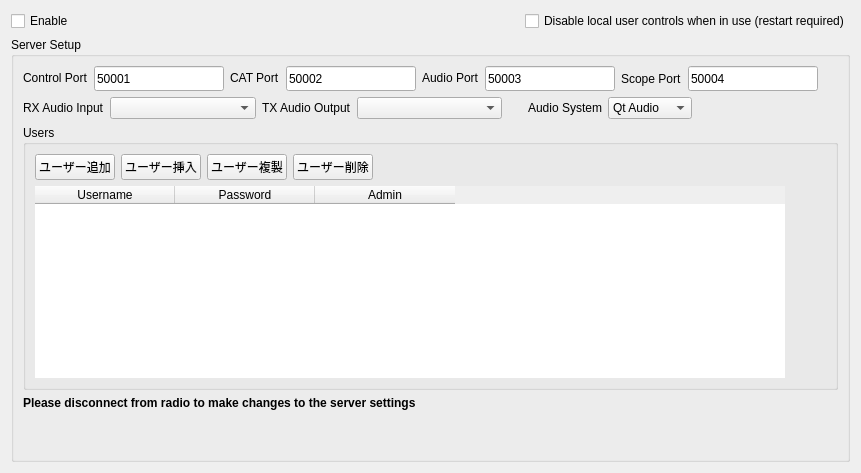
       <widget class="QWidget" name="radioServer">
        <layout class="QVBoxLayout" name="verticalLayout_27">
         <property name="sizeConstraint">
          <enum>QLayout::SetDefaultConstraint</enum>
         </property>
         <item>
          <layout class="QHBoxLayout" name="horizontalLayout_35">
           <item>
            <widget class="QCheckBox" name="serverEnableCheckbox">
             <property name="minimumSize">
              <size>
               <width>0</width>
               <height>20</height>
              </size>
             </property>
             <property name="maximumSize">
              <size>
               <width>16777215</width>
               <height>20</height>
              </size>
             </property>
             <property name="text">
              <string>Enable</string>
             </property>
            </widget>
           </item>
           <item>
            <spacer name="horizontalSpacer_24">
             <property name="orientation">
              <enum>Qt::Horizontal</enum>
             </property>
             <property name="sizeHint" stdset="0">
              <size>
               <width>20</width>
               <height>20</height>
              </size>
             </property>
            </spacer>
           </item>
           <item>
            <widget class="QCheckBox" name="serverDisableUIChk">
             <property name="text">
              <string>Disable local user controls when in use (restart required)</string>
             </property>
            </widget>
           </item>
          </layout>
         </item>
         <item>
          <layout class="QHBoxLayout" name="horizontalLayout_41">
           <item>
            <widget class="QGroupBox" name="serverSetupGroup">
             <property name="title">
              <string>Server Setup</string>
             </property>
             <layout class="QVBoxLayout" name="verticalLayout_31">
              <item>
               <layout class="QHBoxLayout" name="horizontalLayout_40">
                <item>
                 <widget class="QLabel" name="serverControlPortLabel">
                  <property name="minimumSize">
                   <size>
                    <width>0</width>
                    <height>20</height>
                   </size>
                  </property>
                  <property name="maximumSize">
                   <size>
                    <width>16777215</width>
                    <height>20</height>
                   </size>
                  </property>
                  <property name="text">
                   <string>Control Port</string>
                  </property>
                 </widget>
                </item>
                <item>
                 <widget class="QLineEdit" name="serverControlPortText">
                  <property name="sizePolicy">
                   <sizepolicy hsizetype="Expanding" vsizetype="Expanding">
                    <horstretch>0</horstretch>
                    <verstretch>0</verstretch>
                   </sizepolicy>
                  </property>
                  <property name="minimumSize">
                   <size>
                    <width>130</width>
                    <height>25</height>
                   </size>
                  </property>
                  <property name="maximumSize">
                   <size>
                    <width>130</width>
                    <height>25</height>
                   </size>
                  </property>
                  <property name="inputMask">
                   <string>99999</string>
                  </property>
                  <property name="text">
                   <string>50001</string>
                  </property>
                  <property name="frame">
                   <bool>true</bool>
                  </property>
                 </widget>
                </item>
                <item>
                 <widget class="QLabel" name="serverCATPortLabel">
                  <property name="sizePolicy">
                   <sizepolicy hsizetype="Preferred" vsizetype="Fixed">
                    <horstretch>0</horstretch>
                    <verstretch>0</verstretch>
                   </sizepolicy>
                  </property>
                  <property name="minimumSize">
                   <size>
                    <width>0</width>
                    <height>20</height>
                   </size>
                  </property>
                  <property name="maximumSize">
                   <size>
                    <width>16777215</width>
                    <height>20</height>
                   </size>
                  </property>
                  <property name="text">
                   <string>CAT Port</string>
                  </property>
                 </widget>
                </item>
                <item>
                 <widget class="QLineEdit" name="serverCivPortText">
                  <property name="minimumSize">
                   <size>
                    <width>130</width>
                    <height>25</height>
                   </size>
                  </property>
                  <property name="maximumSize">
                   <size>
                    <width>130</width>
                    <height>25</height>
                   </size>
                  </property>
                  <property name="inputMask">
                   <string>99999</string>
                  </property>
                  <property name="text">
                   <string>50002</string>
                  </property>
                 </widget>
                </item>
                <item>
                 <widget class="QLabel" name="serverAudioPortLabel">
                  <property name="minimumSize">
                   <size>
                    <width>0</width>
                    <height>20</height>
                   </size>
                  </property>
                  <property name="maximumSize">
                   <size>
                    <width>16777215</width>
                    <height>20</height>
                   </size>
                  </property>
                  <property name="text">
                   <string>Audio Port</string>
                  </property>
                 </widget>
                </item>
                <item>
                 <widget class="QLineEdit" name="serverAudioPortText">
                  <property name="minimumSize">
                   <size>
                    <width>130</width>
                    <height>25</height>
                   </size>
                  </property>
                  <property name="maximumSize">
                   <size>
                    <width>130</width>
                    <height>25</height>
                   </size>
                  </property>
                  <property name="inputMask">
                   <string>99999</string>
                  </property>
                  <property name="text">
                   <string>50003</string>
                  </property>
                 </widget>
                </item>
                <item>
                 <widget class="QLabel" name="serverScopePortLabel">
                  <property name="text">
                   <string>Scope Port</string>
                  </property>
                 </widget>
                </item>
                <item>
                 <widget class="QLineEdit" name="serverScopePortText">
                  <property name="minimumSize">
                   <size>
                    <width>130</width>
                    <height>25</height>
                   </size>
                  </property>
                  <property name="maximumSize">
                   <size>
                    <width>130</width>
                    <height>25</height>
                   </size>
                  </property>
                  <property name="inputMask">
                   <string>99999</string>
                  </property>
                  <property name="text">
                   <string>50004</string>
                  </property>
                 </widget>
                </item>
                <item>
                 <spacer name="horizontalSpacer_25">
                  <property name="orientation">
                   <enum>Qt::Horizontal</enum>
                  </property>
                  <property name="sizeHint" stdset="0">
                   <size>
                    <width>20</width>
                    <height>20</height>
                   </size>
                  </property>
                 </spacer>
                </item>
               </layout>
              </item>
              <item>
               <layout class="QHBoxLayout" name="serverAudioHorizLayout">
                <item>
                 <widget class="QLabel" name="label_33">
                  <property name="text">
                   <string>RX Audio Input</string>
                  </property>
                 </widget>
                </item>
                <item>
                 <widget class="QComboBox" name="serverRXAudioInputCombo">
                  <property name="sizePolicy">
                   <sizepolicy hsizetype="Expanding" vsizetype="Fixed">
                    <horstretch>0</horstretch>
                    <verstretch>0</verstretch>
                   </sizepolicy>
                  </property>
                  <property name="minimumSize">
                   <size>
                    <width>100</width>
                    <height>0</height>
                   </size>
                  </property>
                 </widget>
                </item>
                <item>
                 <widget class="QLabel" name="label_34">
                  <property name="text">
                   <string>TX Audio Output</string>
                  </property>
                 </widget>
                </item>
                <item>
                 <widget class="QComboBox" name="serverTXAudioOutputCombo">
                  <property name="sizePolicy">
                   <sizepolicy hsizetype="Expanding" vsizetype="Fixed">
                    <horstretch>0</horstretch>
                    <verstretch>0</verstretch>
                   </sizepolicy>
                  </property>
                  <property name="minimumSize">
                   <size>
                    <width>100</width>
                    <height>0</height>
                   </size>
                  </property>
                 </widget>
                </item>
                <item>
                 <spacer name="horizontalSpacer_5">
                  <property name="orientation">
                   <enum>Qt::Horizontal</enum>
                  </property>
                  <property name="sizeType">
                   <enum>QSizePolicy::Fixed</enum>
                  </property>
                  <property name="sizeHint" stdset="0">
                   <size>
                    <width>20</width>
                    <height>20</height>
                   </size>
                  </property>
                 </spacer>
                </item>
                <item>
                 <widget class="QLabel" name="label_44">
                  <property name="text">
                   <string>Audio System</string>
                  </property>
                 </widget>
                </item>
                <item>
                 <widget class="QComboBox" name="audioSystemServerCombo">
                  <item>
                   <property name="text">
                    <string>Qt Audio</string>
                   </property>
                  </item>
                  <item>
                   <property name="text">
                    <string>PortAudio</string>
                   </property>
                  </item>
                  <item>
                   <property name="text">
                    <string>RT Audio</string>
                   </property>
                  </item>
                 </widget>
                </item>
                <item>
                 <spacer name="horizontalSpacer_16">
                  <property name="orientation">
                   <enum>Qt::Horizontal</enum>
                  </property>
                  <property name="sizeHint" stdset="0">
                   <size>
                    <width>40</width>
                    <height>20</height>
                   </size>
                  </property>
                 </spacer>
                </item>
               </layout>
              </item>
              <item>
               <layout class="QHBoxLayout" name="horizontalLayout_32">
                <item>
                 <widget class="QGroupBox" name="groupBox_2">
                  <property name="title">
                   <string>Users</string>
                  </property>
                  <layout class="QVBoxLayout" name="verticalLayoutUsers">
                   <item>
                    <layout class="QHBoxLayout" name="usersButtonLayout">
                     <item>
                      <widget class="QPushButton" name="serverUsersAddBtn">
                       <property name="text">
                        <string>ユーザー追加</string>
                       </property>
                      </widget>
                     </item>
                     <item>
                      <widget class="QPushButton" name="serverUsersInsertBtn">
                       <property name="text">
                        <string>ユーザー挿入</string>
                       </property>
                      </widget>
                     </item>
                     <item>
                      <widget class="QPushButton" name="serverUsersCloneBtn">
                       <property name="text">
                        <string>ユーザー複製</string>
                       </property>
                      </widget>
                     </item>
                     <item>
                      <widget class="QPushButton" name="serverUsersDeleteBtn">
                       <property name="text">
                        <string>ユーザー削除</string>
                       </property>
                      </widget>
                     </item>
                     <item>
                      <spacer name="usersButtonSpacer">
                       <property name="orientation">
                        <enum>Qt::Horizontal</enum>
                       </property>
                       <property name="sizeHint" stdset="0">
                        <size>
                         <width>40</width>
                         <height>20</height>
                        </size>
                       </property>
                      </spacer>
                     </item>
                    </layout>
                   </item>
                   <item>
                    <widget class="tableWidget" name="serverUsersTable">
                     <property name="sizePolicy">
                      <sizepolicy hsizetype="Expanding" vsizetype="Expanding">
                       <horstretch>0</horstretch>
                       <verstretch>0</verstretch>
                      </sizepolicy>
                     </property>
                     <property name="minimumSize">
                      <size>
                       <width>400</width>
                       <height>160</height>
                      </size>
                     </property>
                     <property name="maximumSize">
                      <size>
                       <width>750</width>
                       <height>330</height>
                      </size>
                     </property>
                     <property name="frameShape">
                      <enum>QFrame::NoFrame</enum>
                     </property>
                     <property name="lineWidth">
                      <number>1</number>
                     </property>
                     <property name="midLineWidth">
                      <number>0</number>
                     </property>
                     <property name="editTriggers">
                      <set>QAbstractItemView::NoEditTriggers</set>
                     </property>
                     <property name="columnCount">
                      <number>3</number>
                     </property>
                     <attribute name="horizontalHeaderCascadingSectionResizes">
                      <bool>false</bool>
                     </attribute>
                     <attribute name="horizontalHeaderDefaultSectionSize">
                      <number>140</number>
                     </attribute>
                     <attribute name="horizontalHeaderShowSortIndicator" stdset="0">
                      <bool>false</bool>
                     </attribute>
                     <attribute name="horizontalHeaderStretchLastSection">
                      <bool>false</bool>
                     </attribute>
                     <attribute name="verticalHeaderVisible">
                      <bool>false</bool>
                     </attribute>
                     <attribute name="verticalHeaderShowSortIndicator" stdset="0">
                      <bool>false</bool>
                     </attribute>
                     <attribute name="verticalHeaderStretchLastSection">
                      <bool>false</bool>
                     </attribute>
                     <column>
                      <property name="text">
                       <string>Username</string>
                      </property>
                     </column>
                     <column>
                      <property name="text">
                       <string>Password</string>
                      </property>
                     </column>
                     <column>
                      <property name="text">
                       <string>Admin</string>
                      </property>
                     </column>
                    </widget>
                   </item>
                  </layout>
                 </widget>
                </item>
               </layout>
              </item>
              <item>
               <layout class="QHBoxLayout" name="horizontalLayout_15">
                <item>
                 <widget class="QLabel" name="serverDisconnectLabel">
                  <property name="text">
                   <string>&lt;html&gt;&lt;head/&gt;&lt;body&gt;&lt;p&gt;&lt;span style=&quot; font-weight:700;&quot;&gt;Please disconnect from radio to make changes to the server settings&lt;/span&gt;&lt;/p&gt;&lt;/body&gt;&lt;/html&gt;</string>
                  </property>
                 </widget>
                </item>
               </layout>
              </item>
              <item>
               <spacer name="verticalSpacer_7">
                <property name="orientation">
                 <enum>Qt::Vertical</enum>
                </property>
                <property name="sizeHint" stdset="0">
                 <size>
                  <width>20</width>
                  <height>40</height>
                 </size>
                </property>
               </spacer>
              </item>
             </layout>
            </widget>
           </item>
          </layout>
         </item>
        </layout>
       </widget>
